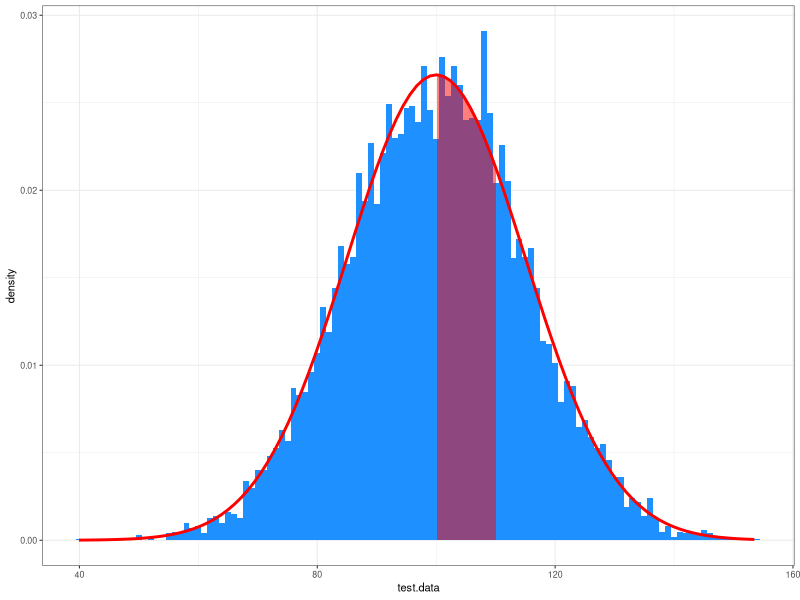
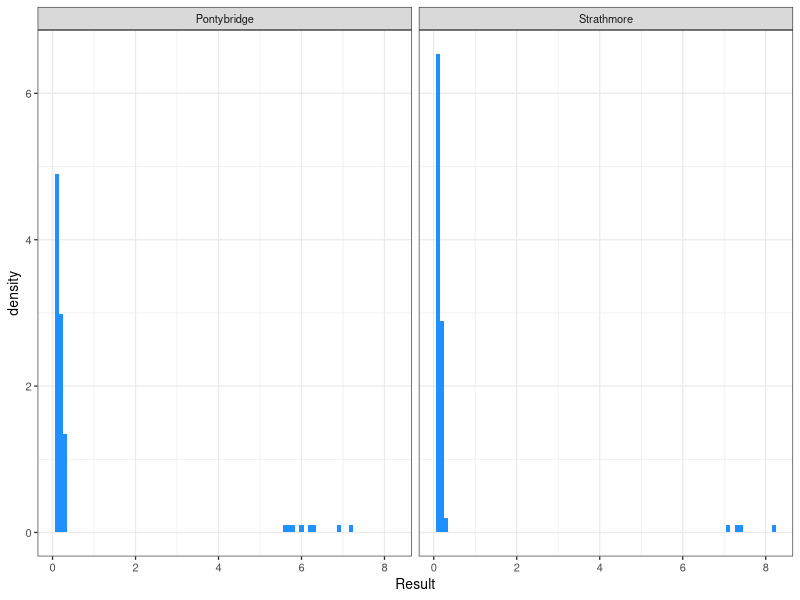
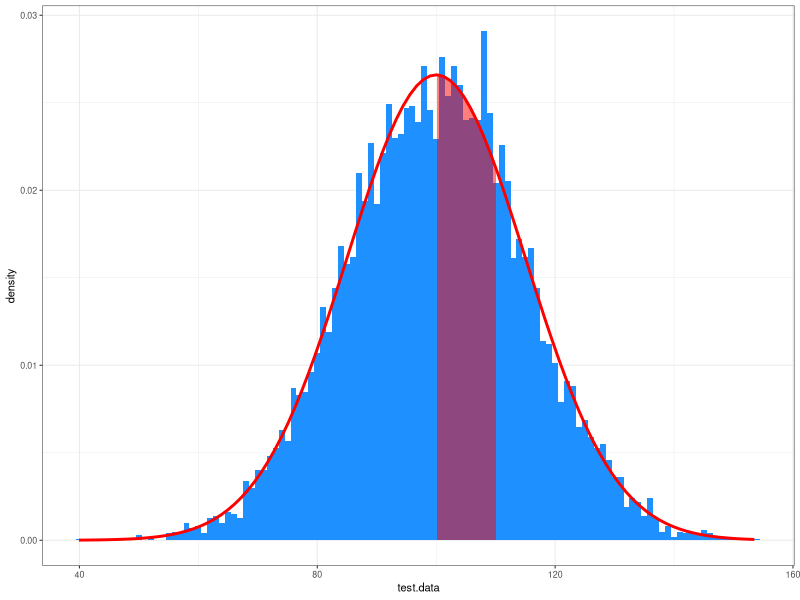
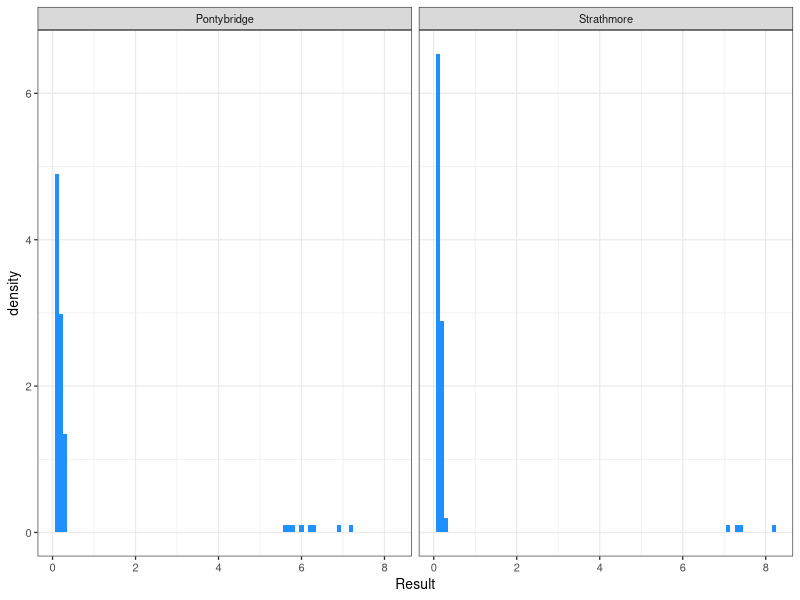

Source code (R) for these figures, in order:
## Percentile calculations

## example
set.seed(1969)
test.data <- rnorm(n = 10000, mean = 100, sd = 15)

library(ggplot2)
ggplot(as.data.frame(test.data), aes(test.data)) +
    geom_histogram(binwidth = 1, aes(y = ..density..), fill = "dodgerblue") +
    geom_line(stat = "function", fun = dnorm, args = list(mean = 100, sd = 15), colour = "red", size = 1) +
    geom_area(stat = "function", fun = dnorm, args = list(mean = 100, sd = 15),
    colour = "red", fill = "red", alpha = 0.5, xlim = quantile(test.data, c(0.5, 0.75))) +
  theme_bw(base_size = 8)
ggsave("percentile-example.png", width = 4, height = 3)

## Weibull method
weibull.quantile <- function(x, p) {
    # Order Samples from large to small
    x <- x[order(x, decreasing = FALSE)]
    # Determine ranking of percentile according to Weibull (1939)
    r <- p * (length(x) + 1)
    # Linear interpolation
    rfrac <- (r - floor(r))
    return((1 - rfrac) * x[floor(r)] + rfrac * x[floor(r) + 1])
}
weibull.quantile(test.data, 0.95)

quantile(test.data, 0.95, type = 6)

## Visualise Data
library(readr)
library(dplyr)
gormsey <- read_csv("water-quality/gormsey.csv")
turbidity <- filter(gormsey, Measure == "Turbidity" &
                             Town %in% c("Pontybridge", "Strathmore"))

ggplot(turbidity, aes(Result)) +
    geom_histogram(binwidth = .1, fill = "dodgerblue", aes(y = ..density..)) +
    facet_wrap(~Town) +
    theme_bw(base_size = 10)
ggsave("gormsey-turbidity.png", width = 4, height = 3)

p95 <- tapply(turbidity$Result, turbidity$Town,
              function(x) sapply(1:9, function(m) quantile(x, 0.95, type = m)))
